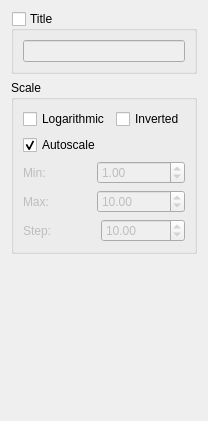
           <widget class="QWidget" name="tab">
            <attribute name="title">
             <string>Left</string>
            </attribute>
            <layout class="QVBoxLayout" name="verticalLayout_21">
             <item>
              <widget class="QGroupBox" name="settingsYLTitleGroup">
               <property name="title">
                <string>Title</string>
               </property>
               <property name="checkable">
                <bool>true</bool>
               </property>
               <property name="checked">
                <bool>false</bool>
               </property>
               <layout class="QVBoxLayout" name="verticalLayout_14">
                <item>
                 <widget class="QLineEdit" name="settingsYLTitleEdit"/>
                </item>
               </layout>
              </widget>
             </item>
             <item>
              <widget class="QGroupBox" name="groupBox_2">
               <property name="title">
                <string>Scale</string>
               </property>
               <layout class="QVBoxLayout" name="verticalLayout_6">
                <item>
                 <layout class="QHBoxLayout" name="horizontalLayout_6">
                  <item>
                   <widget class="QCheckBox" name="settingsYLLogCheck">
                    <property name="text">
                     <string>Logarithmic</string>
                    </property>
                   </widget>
                  </item>
                  <item>
                   <widget class="QCheckBox" name="settingsYLInvCheck">
                    <property name="text">
                     <string>Inverted</string>
                    </property>
                   </widget>
                  </item>
                 </layout>
                </item>
                <item>
                 <widget class="QCheckBox" name="settingsYLAutoscaleCheck">
                  <property name="text">
                   <string>Autoscale</string>
                  </property>
                  <property name="checked">
                   <bool>true</bool>
                  </property>
                 </widget>
                </item>
                <item>
                 <layout class="QHBoxLayout" name="horizontalLayout_16">
                  <item>
                   <widget class="QLabel" name="yLScaleLabel1">
                    <property name="enabled">
                     <bool>false</bool>
                    </property>
                    <property name="text">
                     <string>Min:</string>
                    </property>
                   </widget>
                  </item>
                  <item>
                   <widget class="QDoubleSpinBox" name="settingsYLScaleMinSpin">
                    <property name="enabled">
                     <bool>false</bool>
                    </property>
                    <property name="minimum">
                     <double>-999999999.000000000000000</double>
                    </property>
                    <property name="maximum">
                     <double>999999999.000000000000000</double>
                    </property>
                    <property name="value">
                     <double>1.000000000000000</double>
                    </property>
                   </widget>
                  </item>
                 </layout>
                </item>
                <item>
                 <layout class="QHBoxLayout" name="horizontalLayout_17">
                  <item>
                   <widget class="QLabel" name="yLScaleLabel2">
                    <property name="enabled">
                     <bool>false</bool>
                    </property>
                    <property name="text">
                     <string>Max:</string>
                    </property>
                   </widget>
                  </item>
                  <item>
                   <widget class="QDoubleSpinBox" name="settingsYLScaleMaxSpin">
                    <property name="enabled">
                     <bool>false</bool>
                    </property>
                    <property name="minimum">
                     <double>-999999999.000000000000000</double>
                    </property>
                    <property name="maximum">
                     <double>999999999.000000000000000</double>
                    </property>
                    <property name="value">
                     <double>10.000000000000000</double>
                    </property>
                   </widget>
                  </item>
                 </layout>
                </item>
                <item>
                 <layout class="QHBoxLayout" name="horizontalLayout_18">
                  <item>
                   <widget class="QLabel" name="yLScaleLabel3">
                    <property name="enabled">
                     <bool>false</bool>
                    </property>
                    <property name="text">
                     <string>Step:</string>
                    </property>
                   </widget>
                  </item>
                  <item>
                   <widget class="QDoubleSpinBox" name="settingsYLScaleStepSpin">
                    <property name="enabled">
                     <bool>false</bool>
                    </property>
                    <property name="maximum">
                     <double>999999999.000000000000000</double>
                    </property>
                    <property name="value">
                     <double>10.000000000000000</double>
                    </property>
                   </widget>
                  </item>
                 </layout>
                </item>
               </layout>
              </widget>
             </item>
             <item>
              <spacer name="verticalSpacer_5">
               <property name="orientation">
                <enum>Qt::Vertical</enum>
               </property>
               <property name="sizeHint" stdset="0">
                <size>
                 <width>20</width>
                 <height>156</height>
                </size>
               </property>
              </spacer>
             </item>
            </layout>
           </widget>
